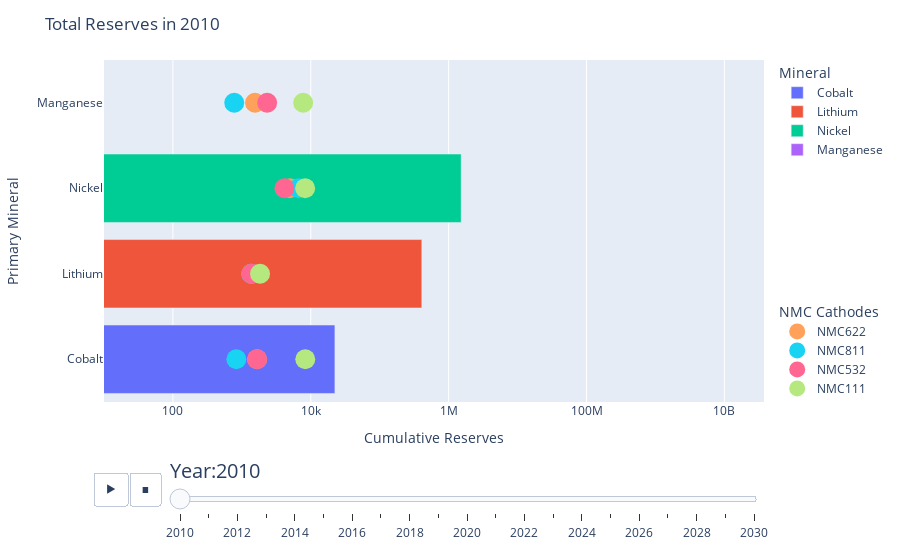

Notebook code for this chart:
### Code cell
available_years = D.Year.unique()
animation = go.Figure()

sliders_dict["steps"].clear()

frames =  []
xvar = "Cumulative Reserves"
for i, yr in enumerate(available_years):
    
    sorted_data = D[D.Year == yr]
    fig = px.bar(sorted_data, x = xvar, y = "Primary Mineral" ,color = "Primary Mineral", range_x=[10, 10 * (D[xvar].max())], log_x=True)
    S = demand_by_cathode[demand_by_cathode.Year == yr]


    fig.add_traces([go.Scatter(x=S[col], y=S["Full Element Name"], mode='markers', 
                            marker=dict(size=20), name=col, legend="legend2") for col in S.columns[2:6]])

    fig.update_layout(yaxis=dict(categoryorder="array", categoryarray=D["Primary Mineral"].unique()), title = f"Total Reserves in {yr}", 
                            legend1=dict(title=dict(text="Mineral")),
                            legend2=dict(title=dict(text="NMC Cathodes"),y=-0.005))
    
    
    if i == 0:
        animation.add_traces(fig.data)
        animation.update_layout(fig.layout)
        

    frame = go.Frame(data=fig.data, name=str(yr), layout=fig.layout)
    frames.append(frame)

    slider_step = {"args": [[yr]],"label": str(yr), "method": "animate"}
    sliders_dict['steps'].append(slider_step)

animation.frames = frames
animation.update_layout(updatemenus=buttons_dict,sliders=[sliders_dict])

animation.show()

### Figure 1 — Plotly figure (JSON) as saved in the notebook; plotly's stock layout.template omitted (floating-point values rounded to 4 significant figures)
{"data": [{"alignmentgroup": "True", "hovertemplate": "Primary Mineral=%{y}<br>Cumulative Reserves=%{x}<extra></extra>", "legendgroup": "Cobalt", "marker": {"color": "#636efa", "pattern": {"shape": ""}}, "name": "Cobalt", "offsetgroup": "Cobalt", "orientation": "h", "showlegend": true, "textposition": "auto", "type": "bar", "x": [22369], "xaxis": "x", "y": ["Cobalt"], "yaxis": "y"}, {"alignmentgroup": "True", "hovertemplate": "Primary Mineral=%{y}<br>Cumulative Reserves=%{x}<extra></extra>", "legendgroup": "Lithium", "marker": {"color": "#EF553B", "pattern": {"shape": ""}}, "name": "Lithium", "offsetgroup": "Lithium", "orientation": "h", "showlegend": true, "textposition": "auto", "type": "bar", "x": [408140], "xaxis": "x", "y": ["Lithium"], "yaxis": "y"}, {"alignmentgroup": "True", "hovertemplate": "Primary Mineral=%{y}<br>Cumulative Reserves=%{x}<extra></extra>", "legendgroup": "Nickel", "marker": {"color": "#00cc96", "pattern": {"shape": ""}}, "name": "Nickel", "offsetgroup": "Nickel", "orientation": "h", "showlegend": true, "textposition": "auto", "type": "bar", "x": [1518795], "xaxis": "x", "y": ["Nickel"], "yaxis": "y"}, {"alignmentgroup": "True", "hovertemplate": "Primary Mineral=%{y}<br>Cumulative Reserves=%{x}<extra></extra>", "legendgroup": "Manganese", "marker": {"color": "#ab63fa", "pattern": {"shape": ""}}, "name": "Manganese", "offsetgroup": "Manganese", "orientation": "h", "showlegend": true, "textposition": "auto", "type": "bar", "x": [0], "xaxis": "x", "y": ["Manganese"], "yaxis": "y"}, {"legend": "legend2", "marker": {"size": 20}, "mode": "markers", "name": "NMC622", "type": "scatter", "x": [4972.0, 1551.0, 1664.0, 1372.0], "y": ["Nickel", "Manganese", "Cobalt", "Lithium"]}, {"legend": "legend2", "marker": {"size": 20}, "mode": "markers", "name": "NMC811", "type": "scatter", "x": [6629.0, 775.6, 832.0, 1374.0], "y": ["Nickel", "Manganese", "Cobalt", "Lithium"]}, {"legend": "legend2", "marker": {"size": 20}, "mode": "markers", "name": "NMC532", "type": "scatter", "x": [4143.0, 2327.0, 1664.0, 1371.0], "y": ["Nickel", "Manganese", "Cobalt", "Lithium"]}, {"legend": "legend2", "marker": {"size": 20}, "mode": "markers", "name": "NMC111", "type": "scatter", "x": [8286.0, 7756.0, 8320.0, 1836.0], "y": ["Nickel", "Manganese", "Cobalt", "Lithium"]}], "layout": {"barmode": "relative", "legend": {"title": {"text": "Mineral"}, "tracegroupgap": 0}, "legend2": {"title": {"text": "NMC Cathodes"}, "y": -0.005}, "margin": {"t": 60}, "sliders": [{"active": 0, "currentvalue": {"font": {"size": 20}, "prefix": "Year:", "visible": true, "xanchor": "left"}, "len": 0.9, "pad": {"b": 10, "t": 50}, "steps": [{"args": [[2010]], "label": "2010", "method": "animate"}, {"args": [[2011]], "label": "2011", "method": "animate"}, {"args": [[2012]], "label": "2012", "method": "animate"}, {"args": [[2013]], "label": "2013", "method": "animate"}, {"args": [[2014]], "label": "2014", "method": "animate"}, {"args": [[2015]], "label": "2015", "method": "animate"}, {"args": [[2016]], "label": "2016", "method": "animate"}, {"args": [[2017]], "label": "2017", "method": "animate"}, {"args": [[2018]], "label": "2018", "method": "animate"}, {"args": [[2019]], "label": "2019", "method": "animate"}, {"args": [[2020]], "label": "2020", "method": "animate"}, {"args": [[2021]], "label": "2021", "method": "animate"}, {"args": [[2022]], "label": "2022", "method": "animate"}, {"args": [[2023]], "label": "2023", "method": "animate"}, {"args": [[2024]], "label": "2024", "method": "animate"}, {"args": [[2025]], "label": "2025", "method": "animate"}, {"args": [[2026]], "label": "2026", "method": "animate"}, {"args": [[2027]], "label": "2027", "method": "animate"}, {"args": [[2028]], "label": "2028", "method": "animate"}, {"args": [[2029]], "label": "2029", "method": "animate"}, {"args": [[2030]], "label": "2030", "method": "animate"}], "x": 0.1, "xanchor": "left", "y": 0, "yanchor": "top"}], "title": {"text": "Total Reserves in 2010"}, "updatemenus": [{"buttons": [{"args": [null, {"frame": {"duration": 1000, "redraw": true}, "fromcurrent": true, "mode": "immediate", "transition": {"duration": 500, "easing": "linear"}}], "label": "&#9654;", "method": "animate"}, {"args": [[null], {"frame": {"duration": 0, "redraw": true}, "fromcurrent": true, "mode": "immediate", "transition": {"duration": 500, "easing": "linear"}}], "label": "&#9724;", "method": "animate"}], "direction": "left", "pad": {"r": 10, "t": 70}, "showactive": false, "type": "buttons", "x": 0.1, "xanchor": "right", "y": 0, "yanchor": "top"}], "xaxis": {"anchor": "y", "domain": [0, 1], "range": [1, 10.57], "title": {"text": "Cumulative Reserves"}, "type": "log"}, "yaxis": {"anchor": "x", "categoryarray": ["Cobalt", "Lithium", "Nickel", "Manganese"], "categoryorder": "array", "domain": [0, 1], "title": {"text": "Primary Mineral"}}}}
